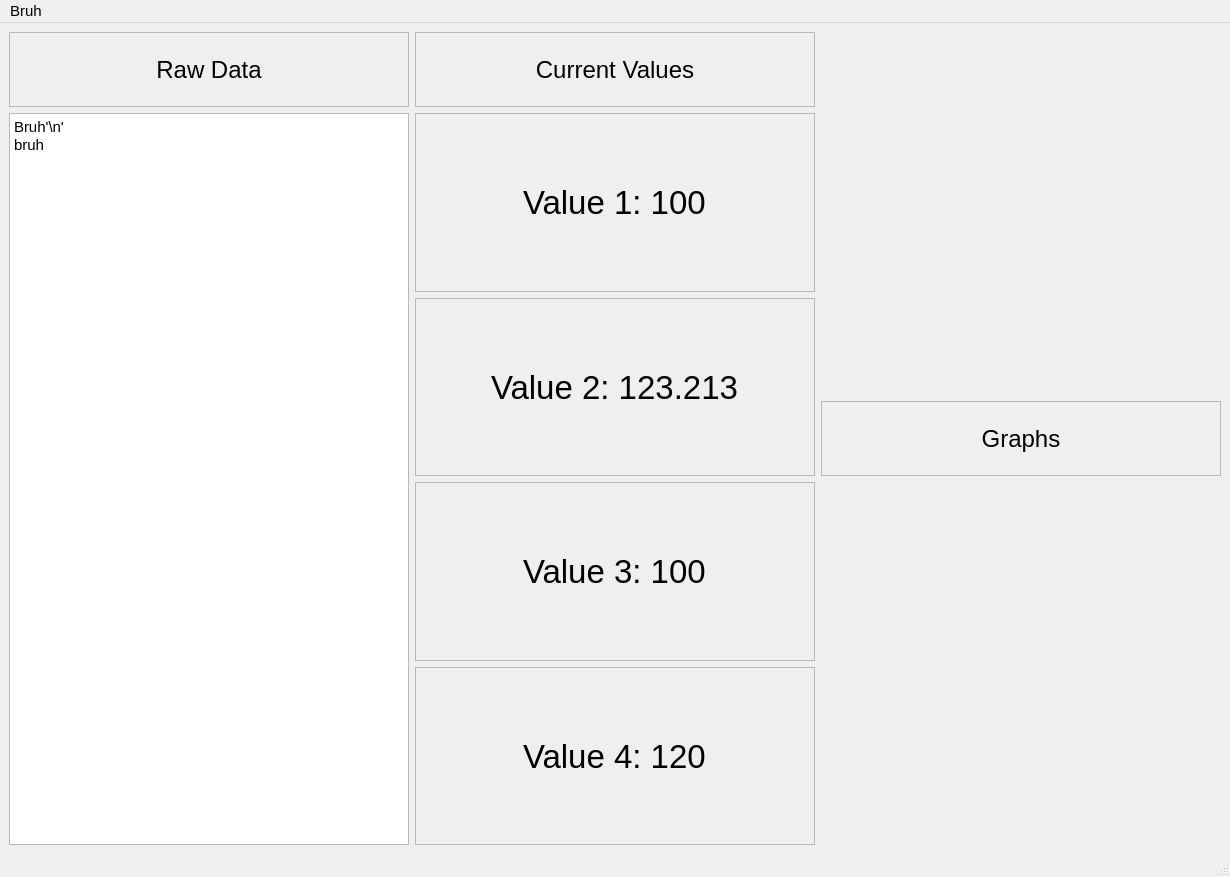
<?xml version="1.0" encoding="UTF-8"?>
<ui version="4.0">
 <class>MainWindow</class>
 <widget class="QMainWindow" name="MainWindow">
  <property name="geometry">
   <rect>
    <x>0</x>
    <y>0</y>
    <width>1230</width>
    <height>877</height>
   </rect>
  </property>
  <property name="font">
   <font>
    <pointsize>11</pointsize>
   </font>
  </property>
  <property name="windowTitle">
   <string>MainWindow</string>
  </property>
  <widget class="QWidget" name="centralwidget">
   <property name="sizePolicy">
    <sizepolicy hsizetype="Expanding" vsizetype="Preferred">
     <horstretch>0</horstretch>
     <verstretch>0</verstretch>
    </sizepolicy>
   </property>
   <layout class="QHBoxLayout" name="horizontalLayout">
    <item>
     <layout class="QHBoxLayout" name="vertical_main">
      <property name="sizeConstraint">
       <enum>QLayout::SetNoConstraint</enum>
      </property>
      <item>
       <layout class="QVBoxLayout" name="raw_data_layout">
        <item>
         <widget class="QFrame" name="data_label_frame">
          <property name="maximumSize">
           <size>
            <width>16777215</width>
            <height>75</height>
           </size>
          </property>
          <property name="frameShape">
           <enum>QFrame::StyledPanel</enum>
          </property>
          <property name="frameShadow">
           <enum>QFrame::Raised</enum>
          </property>
          <layout class="QVBoxLayout" name="verticalLayout_3">
           <item>
            <widget class="QLabel" name="raw_data_label">
             <property name="font">
              <font>
               <pointsize>18</pointsize>
               <kerning>true</kerning>
              </font>
             </property>
             <property name="text">
              <string>Raw Data</string>
             </property>
             <property name="alignment">
              <set>Qt::AlignCenter</set>
             </property>
            </widget>
           </item>
          </layout>
         </widget>
        </item>
        <item>
         <layout class="QVBoxLayout" name="verticalLayout_5">
          <item>
           <widget class="QTextBrowser" name="textBrowser">
            <property name="sizePolicy">
             <sizepolicy hsizetype="Preferred" vsizetype="Preferred">
              <horstretch>0</horstretch>
              <verstretch>0</verstretch>
             </sizepolicy>
            </property>
            <property name="minimumSize">
             <size>
              <width>100</width>
              <height>100</height>
             </size>
            </property>
            <property name="maximumSize">
             <size>
              <width>1000</width>
              <height>1000</height>
             </size>
            </property>
            <property name="html">
             <string>&lt;!DOCTYPE HTML PUBLIC &quot;-//W3C//DTD HTML 4.0//EN&quot; &quot;http://www.w3.org/TR/REC-html40/strict.dtd&quot;&gt;
&lt;html&gt;&lt;head&gt;&lt;meta name=&quot;qrichtext&quot; content=&quot;1&quot; /&gt;&lt;style type=&quot;text/css&quot;&gt;
p, li { white-space: pre-wrap; }
&lt;/style&gt;&lt;/head&gt;&lt;body style=&quot; font-family:'Roboto'; font-size:11pt; font-weight:400; font-style:normal;&quot;&gt;
&lt;p style=&quot; margin-top:0px; margin-bottom:0px; margin-left:0px; margin-right:0px; -qt-block-indent:0; text-indent:0px;&quot;&gt;Bruh'\n'&lt;/p&gt;
&lt;p style=&quot; margin-top:0px; margin-bottom:0px; margin-left:0px; margin-right:0px; -qt-block-indent:0; text-indent:0px;&quot;&gt;bruh&lt;/p&gt;
&lt;p style=&quot;-qt-paragraph-type:empty; margin-top:0px; margin-bottom:0px; margin-left:0px; margin-right:0px; -qt-block-indent:0; text-indent:0px;&quot;&gt;&lt;br /&gt;&lt;/p&gt;
&lt;p style=&quot;-qt-paragraph-type:empty; margin-top:0px; margin-bottom:0px; margin-left:0px; margin-right:0px; -qt-block-indent:0; text-indent:0px;&quot;&gt;&lt;br /&gt;&lt;/p&gt;&lt;/body&gt;&lt;/html&gt;</string>
            </property>
           </widget>
          </item>
         </layout>
        </item>
       </layout>
      </item>
      <item>
       <layout class="QVBoxLayout" name="current_val_layout">
        <item>
         <widget class="QFrame" name="curr_val_label_frame">
          <property name="maximumSize">
           <size>
            <width>16777215</width>
            <height>75</height>
           </size>
          </property>
          <property name="frameShape">
           <enum>QFrame::StyledPanel</enum>
          </property>
          <property name="frameShadow">
           <enum>QFrame::Raised</enum>
          </property>
          <layout class="QHBoxLayout" name="horizontalLayout_3">
           <item>
            <widget class="QLabel" name="current_values_label">
             <property name="font">
              <font>
               <pointsize>18</pointsize>
               <kerning>true</kerning>
              </font>
             </property>
             <property name="text">
              <string>Current Values</string>
             </property>
             <property name="scaledContents">
              <bool>true</bool>
             </property>
             <property name="alignment">
              <set>Qt::AlignCenter</set>
             </property>
            </widget>
           </item>
          </layout>
         </widget>
        </item>
        <item>
         <layout class="QVBoxLayout" name="curr_val_section">
          <item>
           <widget class="QFrame" name="val1_frame">
            <property name="frameShape">
             <enum>QFrame::StyledPanel</enum>
            </property>
            <property name="frameShadow">
             <enum>QFrame::Raised</enum>
            </property>
            <layout class="QHBoxLayout" name="horizontalLayout_2">
             <item alignment="Qt::AlignHCenter|Qt::AlignVCenter">
              <widget class="QLabel" name="curr_val1">
               <property name="font">
                <font>
                 <pointsize>25</pointsize>
                </font>
               </property>
               <property name="text">
                <string>Value 1: 100</string>
               </property>
              </widget>
             </item>
            </layout>
           </widget>
          </item>
          <item>
           <widget class="QFrame" name="val2_frame">
            <property name="frameShape">
             <enum>QFrame::StyledPanel</enum>
            </property>
            <property name="frameShadow">
             <enum>QFrame::Raised</enum>
            </property>
            <layout class="QHBoxLayout" name="horizontalLayout_4">
             <item alignment="Qt::AlignHCenter">
              <widget class="QLabel" name="curr_val2">
               <property name="font">
                <font>
                 <pointsize>25</pointsize>
                </font>
               </property>
               <property name="text">
                <string>Value 2: 123.213</string>
               </property>
              </widget>
             </item>
            </layout>
           </widget>
          </item>
          <item>
           <widget class="QFrame" name="val4_frame">
            <property name="frameShape">
             <enum>QFrame::StyledPanel</enum>
            </property>
            <property name="frameShadow">
             <enum>QFrame::Raised</enum>
            </property>
            <layout class="QHBoxLayout" name="horizontalLayout_5">
             <item alignment="Qt::AlignHCenter">
              <widget class="QLabel" name="curr_val4">
               <property name="font">
                <font>
                 <pointsize>25</pointsize>
                </font>
               </property>
               <property name="text">
                <string>Value 3: 100</string>
               </property>
              </widget>
             </item>
            </layout>
           </widget>
          </item>
          <item>
           <widget class="QFrame" name="val3_frame">
            <property name="frameShape">
             <enum>QFrame::StyledPanel</enum>
            </property>
            <property name="frameShadow">
             <enum>QFrame::Raised</enum>
            </property>
            <layout class="QHBoxLayout" name="horizontalLayout_6">
             <item alignment="Qt::AlignHCenter">
              <widget class="QLabel" name="curr_val3">
               <property name="font">
                <font>
                 <pointsize>25</pointsize>
                </font>
               </property>
               <property name="text">
                <string>Value 4: 120</string>
               </property>
              </widget>
             </item>
            </layout>
           </widget>
          </item>
         </layout>
        </item>
       </layout>
      </item>
      <item>
       <layout class="QVBoxLayout" name="graph_layout">
        <item>
         <widget class="QFrame" name="graph_label_frame">
          <property name="sizePolicy">
           <sizepolicy hsizetype="Minimum" vsizetype="Minimum">
            <horstretch>0</horstretch>
            <verstretch>0</verstretch>
           </sizepolicy>
          </property>
          <property name="maximumSize">
           <size>
            <width>16777215</width>
            <height>75</height>
           </size>
          </property>
          <property name="frameShape">
           <enum>QFrame::StyledPanel</enum>
          </property>
          <property name="frameShadow">
           <enum>QFrame::Raised</enum>
          </property>
          <layout class="QVBoxLayout" name="verticalLayout_2">
           <item>
            <widget class="QLabel" name="graph_label">
             <property name="font">
              <font>
               <pointsize>18</pointsize>
               <kerning>true</kerning>
              </font>
             </property>
             <property name="text">
              <string>Graphs</string>
             </property>
             <property name="alignment">
              <set>Qt::AlignCenter</set>
             </property>
            </widget>
           </item>
          </layout>
         </widget>
        </item>
        <item>
         <layout class="QVBoxLayout" name="graph_section"/>
        </item>
       </layout>
      </item>
     </layout>
    </item>
   </layout>
  </widget>
  <widget class="QStatusBar" name="statusbar"/>
  <widget class="QMenuBar" name="menubar">
   <property name="geometry">
    <rect>
     <x>0</x>
     <y>0</y>
     <width>1230</width>
     <height>27</height>
    </rect>
   </property>
   <widget class="QMenu" name="menuBruh">
    <property name="title">
     <string>Bruh</string>
    </property>
   </widget>
   <addaction name="menuBruh"/>
  </widget>
 </widget>
 <resources/>
 <connections/>
</ui>
